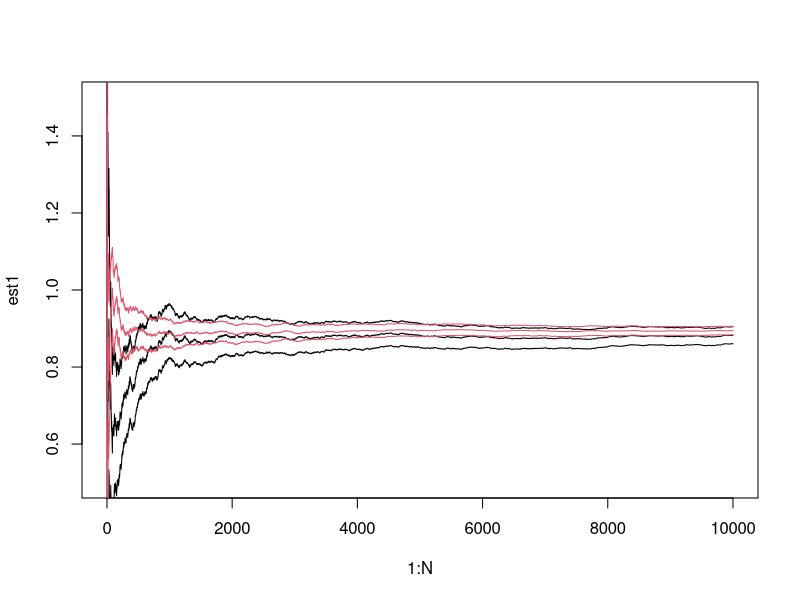
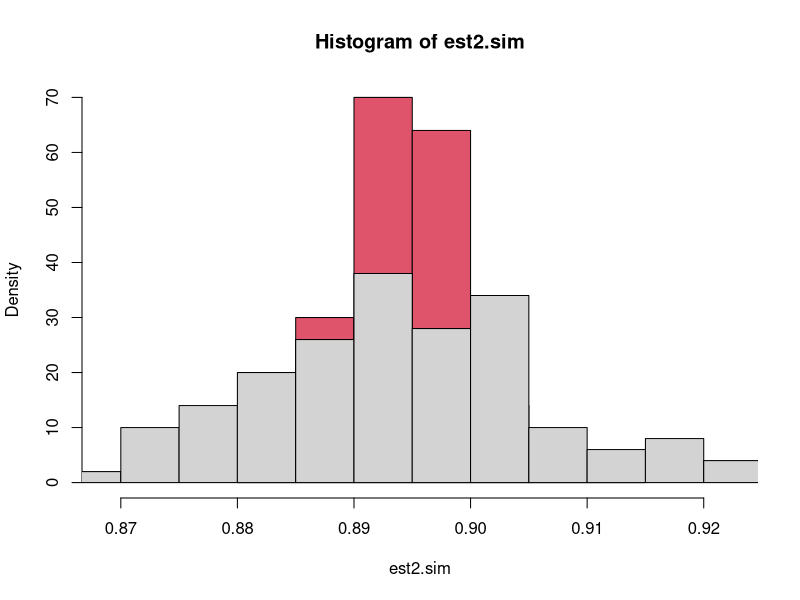
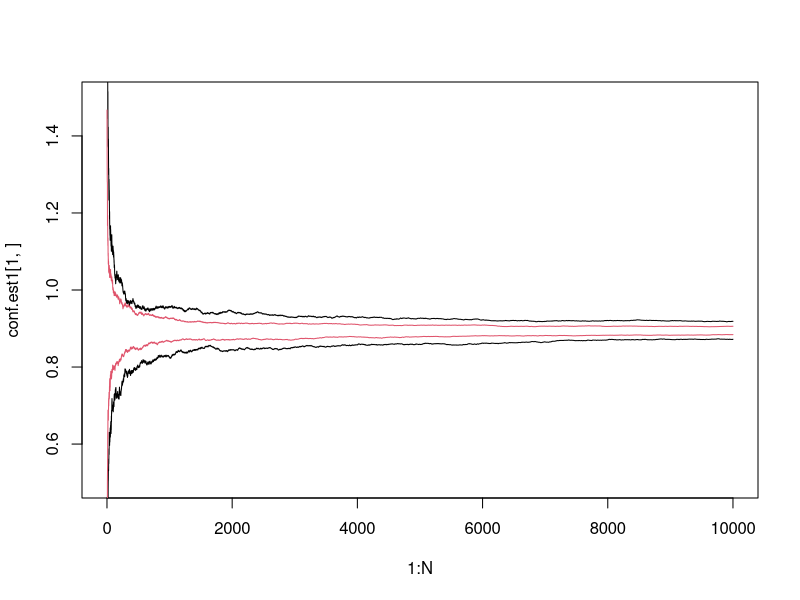

These charts were generated, in order, by the following R code: (Note: this script raises an error after producing the figures.)
## ---- chunk 1
rgumbel <-  function(n){
  log(-log(runif(n)))
}

x <-  rgumbel(10000)
print(mean(exp(x)))

v <- (mean(exp(x*2))-mean(exp(x))^2)/10^4
v
## ---- chunk 2
#importance sampling: weighing, the higher density the less important?
x1 <- rnorm(10000)
we <- exp(x1 - exp(x1))/dnorm(x1)
m1 <- mean(exp(x1)*we)
v2 <- (mean(exp(2*x1)*we^2)-mean(exp(x1)*we)^2)/10^4
v2
## ---- chunk 3
int1 <- function(n){
  camp <- rnorm(n)
  fn <-  rep(0,n)
  mask <- camp>0
  fn[mask] <-  exp(-camp[mask]^3)/dnorm(camp[mask])  
  fn
}

int2 <- function(n){
  camp <- rexp(n)
  fn <-  exp(-camp^3)/dexp(camp)  
  fn
}

## ---- chunk 4
N <-  10000
i1 <- int1(N)
i2 <- int2(N)
mean(i1)
mean(i2)

v1 <-  (mean(i1^2) - mean(i1)^2)/N
v2 <-  (mean(i2^2) - mean(i2)^2)/N

v1
v2
## ---- chunk 5
est1 <- cumsum(i1)/(1:N)
est2 <- cumsum(i2)/(1:N)
sd1 <-  sqrt((cumsum(i1^2)/(1:N)-est1^2)/(1:N))
sd2 <-  sqrt((cumsum(i2^2)/(1:N)-est2^2)/(1:N))
u1 <- est1 + 2*sd1
l1 <- est1 - 2*sd1
u2 <- est2 + 2*sd2
l2 <- est2 - 2*sd2
plot(1:N,est1,type='l',ylim = c(0.5,1.5))
lines(1:N,l1)
lines(1:N,u1)
lines(1:N,est2,col=2)
lines(1:N,l2,col=2)
lines(1:N,u2,col=2)
## ---- chunk 6
N <- 10000
N_repeat <- 100
ris1 <- ris2 <- matrix(NA,nrow = N,ncol = N_repeat)
## ---- chunk 7
for (i in 1:N_repeat){
  ris1[,i] <- int1(N)
  ris2[,i] <- int2(N)
}
## ---- chunk 8
est1.sim <- apply(ris1,2,mean)
est2.sim <- apply(ris2,2,mean)
mean(est1.sim)
mean(est2.sim)
var(est1.sim)
var(est2.sim)
## ---- chunk 9
hist(est2.sim, freq = FALSE, col =2, xlim = range(c(est1.sim,est2.sim)))
hist(est1.sim,freq = FALSE, add = TRUE)
## ---- chunk 10
cum.est1 <- apply(ris1, 2,cumsum)/(1:N)
cum.est2 <- apply(ris2, 2,cumsum)/(1:N)

conf.est1 <- apply(cum.est1,1,quantile,c(0.025,0.975))
conf.est2 <- apply(cum.est2,1,quantile,c(0.025,0.975))

## ---- chunk 11
plot(1:N,conf.est1[1,],type = 'l', ylim = c(0.5,1.5))
lines(1:N,conf.est1[2,])
lines(1:N,conf.est2[1,],col=2)
lines(1:N,conf.est2[2,],col=2)
## ---- chunk 12
f <-  function(x){
  mask <- x>0
  out <- rep(0,length(x))
  out[mask] <- exp(-x[mask]^2*sqrt(x[mask]))*sin(x[mask])*2
  out
}

g1 <- function(x) (0.5*exp(-abs(x)))
g2 <- function(x) (1/(2*pi*(1+x^2/4))) #dcauchy(x,scale = 2)
g3 <- function(x) exp(-x^2/2)/sqrt(2*pi) #dnorm(x) --> density
## ---- chunk 13
b1 <- -nlminb(1, function(x) -f(x)/g1(x))$objective
b2 <- -nlminb(1, function(x) -f(x)/g2(x))$objective
b3 <- -nlminb(1, function(x) -f(x)/g3(x))$objective

b1
b2
b3
## ---- chunk 14
#accept-reject
r1 <- function(n){
  b1 <- -nlminb(1, function(x) -f(x)/g1(x))$objective
  out <- NULL
  p <-  NULL
  while (length(out) < n){
    x <- rexp(n)*(-1)^rbinom(n,1,1/2)
    mask <- b1*g1(x)*runif(n) < f(x) #true/false so probs
    out <- c(out,x[mask])
    p <- c(p,mask)
  }
  list(y = out[1:n],p = mean(p))  
  }
## ---- chunk 15
r2 <- function(n){
  b2 <- -nlminb(1, function(x) -f(x)/g2(x))$objective
  out <-  NULL
  out <-  NULL
  while (length(out) < n){
    x <-  rcauchy(x,scale=2)
    mask <-  runif(n)*b2*g2(x) < f(x)
    out <- c(out, x[mask])
    p <-  c(p, mask)
  }
  list(y = out[1:n], p = mean(p))
}

r3 <- function(n){
  b3 <- -nlminb(1, function(x) -f(x)/g3(x))$objective
  out <-  NULL
  out <-  NULL
  while (length(out) < n){
    x <-  rnorm(x)
    mask <-  runif(n)*b3*g3(x) < f(x)
    out <- c(out, x[mask])
    p <-  c(p, mask)
  }
  list(y = out[1:n], p = mean(p))
}

## ---- chunk 16
x1 <- r1(10000)
x2 <- r2(10000)
x3 <- r3(10000)

#acceptance prob
x1$p
x2$p
x3$p
## ---- chunk 17
#normalization constant b*p
(b1*x1$p)^-1
(b2*x2$p)^-1
(b3*x3$p)^-1

#normalization constant:
integrate(f, 0 , Inf)$value^-1
## ---- chunk 18
# importance sampling

x <- r2(100000)$y
we <- f(x)/dcauchy(x,scale =2)
sum(x*we)/sum(we)

## ---- chunk 19
f <- function(x){
  mask <- x >= 1
  out <-  rep(0,length(x))
  out[mask] <- (1/sqrt(2*pi))*x[mask]^2*exp(-x[mask]^2/2)
  out
}
## ---- chunk 20
plot(f, from = 0,to =5)
## ---- chunk 21
#b)

f.AR <- function(n){
  b <-  -nlminb(4,function(x) -f(x)/dexp(x),lower=1,upper=Inf)$objective
  out <- c()
  p <- c()
  while (length(out) < n){
    x <- rexp(n)
    mask <- b*runif(n)*dexp(x) < f(x)
    out <- c(out,x[mask])
    p <-  c(p,mask)
  }
  list(y =out[1:n], p = mean(p))
}
## ---- chunk 22
dexpt <-  function(x,a){
  mask <-  x>a
  out <-  numeric(length(x))
  out[mask] <- exp(-x[mask]+a)
  out
}

rexpt <-  function(n,a){
  out <- rexp(n)+a
  out
}
## ---- chunk 23
#d)
f.AR2 <- function(n){
  b <-  -nlminb(3,function(x) -f(x)/dexpt(x,a=1),lower = 1,upper = Inf)$objective
  out <- c()
  p <- c()
  while (length(out) < n){
    xs <- rexpt(n,a = 1)
    mask <- b*runif(n)*dexpt(xs,a=1) < f(xs)
    out <- c(out,xs[mask])
    p <-  c(p,mask)
  }
  list(y =out[1:n], p = mean(p))
}

N <-  10000
res <- f.AR(N)
res2 <- f.AR2(N)
res$p
res2$p
par(mfrow=c(2,1))
hist(res2$y,freq = FALSE, breaks = 50, xlim = c(0,5))
hist(res$y,freq = FALSE, breaks = 50, xlim = c(0,5))

## ---- chunk 24
#f)

#expected value: E(X)
mean_ <- mean(res$y)
#error
err <- 2*sqrt(var(res$y)/10000)

mean_ + c(-1,1)*err

#estimate of integral
est <- cumsum(res$y)/(1:10000)
#error
sd <- sqrt((cumsum(res$y^2)/(1:N)-est^2)/(1:N))
plot(1:N,est,type = 'l')
lines(1:N, est - 2*sd,col = 2)
lines(1:N, est + 2*sd,col = 2)
## ---- chunk 25
#h)
# MC:
N <-  10000
vv <-  rnorm(N)
mask <- vv > 1
#mean((vv^2)[mask])#why doesnt this work?
mean(vv^2 * I(vv>1))

#importance sampling
#weights: dnorm()/d..
uu <- rexpt(N,1) #higher than 1 
we <- dnorm(uu)/dexpt(uu,1)
me <- mean(uu^2*we)
#error 
## ---- chunk 26
f <-  function(x) sin(sqrt(x))*exp(-x^2) #this is m(y)
curve(f,1,3)
## ---- chunk 27
set.seed(13241)
N <- 10000
U <-runif(N, min = 1, max = 3)
T1 <- f(U)
(3-1)*mean(T1) #integral
var(T1)

## ---- chunk 28
#b)
#use the method of antithetical variables to reduce variance
U <-  runif(N) #between 0 and 1
a <- 1
b <- 3
U1 <-  a+(b-a)*U
U2 <-  a+(b-a)*(1-U)
T2 = (f(U1)+f(U2))/2
mean(T2)
var(T2)
(var(T1)-var(T2))/var(T1)
## ---- chunk 29
#control variables to reduce variance  #no preliminary simulation
#one variable
B <-  U1
A <- f(U1)
cor(A,B)
L <- lm(A~B)
cstar <- -L$coefficients[2] #-cov(A,B)/var(B)
mu <-  2 #mean(U1)
T1 <- f(U1)
T3 <- T1 + cstar*(U1 - mu)
mean(T3)
var(T3)
(var(T1) - var(T3))/var(T1)
(var(T2) - var(T3))/var(T2) #ha!

## ---- chunk 30
#two control variables to reduce variance
A <- f(U1) #no preliminary simulation
B <- U1
C <- U1^2
L2 <- lm(A~B+C)
mu <- 2
mu2 <- mean(C)
cstar <-  -L2$coef[2:3]
cstar
T1 <- f(U1)
T4 <- T1+cstar[1]*(B-mu)+cstar[2]*(C-mu2)
mean(T4)
var(T4)
(var(T1)-var(T4))/var(T1)
## ---- chunk 31
#d)
plot(2*cumsum(T1)/(1:N),type = 'l', ylim=c(0.10,0.14))
lines(2*cumsum(T2)/(1:N),col = 2)
lines(2*cumsum(T3)/(1:N),col = 3)
lines(2*cumsum(T4)/(1:N),col = 4)

target = integrate(f,1,3)
#target$value
abline(h=target$value, col = 5)
## ---- chunk 32
dpareto <- function(x,a,b){
  mask <- x>= b
  out <- numeric(length(x))
  out[mask] <- a*b^a*x[mask]^(-a-1)
  out
}
rpareto <- function(n,a,b){
  u <- runif(n)
  out <- b/(u)^(1/a)
  out  
}

N <- 10000
rp <- rpareto(N,2,2)
hist(rp,breaks = c(seq(0,40,by =1), max(rp)+1), freq = FALSE, xlim = c(0,40))
plot(function(x) dpareto(x,2,2),0,40, col = 2, add = TRUE)
## ---- chunk 33
#b)
rpareto2 <-  function(n,a,b){
  w <- rgamma(n,a,b)
  rexp(n,w)
}

rp2 <- rpareto(N,2,2)
hist(rp2, breaks = c(seq(0,40,by = 1),max(rp2)+1),freq = FALSE)
plot(function(x) dpareto(x+2,2,2),0,40,col = 2, add = TRUE, xlim = c(0,40))
## ---- chunk 34
rnmix <-  function(n,mu,sd,p){
  index <- sample(1:length(p), replace = TRUE, prob = p)
  rnorm(n,mean = mu[index],sd = sd[index])
}
## ---- chunk 35
rnorm(5, mean =c(1,2)) #mixture of rnorms 
## ---- chunk 36
par(mfrow = c(3,3))
for (i in 1:9){
  hist(rnmix(n = 10000, mu =c(0,3), sd = c(1,1), p = c(i/10,1-i/10)), xlab = '', main = i/10, nclass = 50)
}
## ---- chunk 37
#function to generate multimodal normal dist.

rmnorm <-  function(n, mean, Sigma) {
  A <- chol(Sigma)
  Y <- matrix(rnorm(n * ncol(Sigma)), n,ncol(Sigma))
  z <- Y %*% A
  out <- t(mean+t(z))
  out  
}
mu <- 0:2
Sigma <- matrix(-0.5, 3,3)
diag(Sigma) <- 1
Sigma[3,1] <- 0.5
Sigma[1,3] <- 0.5
Sigma
y <-rmnorm(1000,mean=mu,Sigma)
#apply(y,2,mean)
pairs(y)
## ---- chunk 38
matrix(rnorm(9), 3, 3)%*%chol(matrix(rnorm(9), 3, 3))
